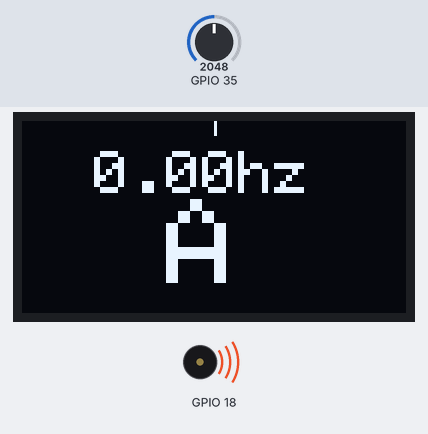
A sketch run on a simulated ESP32. Shown: 128×64 one-colour display, buzzer (waves = sounding). The test bench sets the inputs (shaded band); at power-on: GPIO 35 = 2048.

Above: at 1.3 s.

The sketch:

esp32_guitarTuner.ino
```cpp
#include <Adafruit_SSD1306.h>
#include <Adafruit_GFX.h>
#include <arduinoFFT.h>
#include <Wire.h>


unsigned int amostras = 1024;
volatile int indice_amostrar = 1024;
double amplitude_pico;
double freq_pico;
double dados_real[1024], dados_imag[1024];
double lastFrequency = 0;
int lastNoteIndex = 0;
int lastNoteDiff = 0;
const char *noteNames[] = {"A","A#","B","C","C#","D","D#","E","F","F#","G","G#"};
const double noteFrequencies[] = {
  55.00,  // A1
  58.27,  // A#1
  61.74,  // B1
  65.41,  // C2
  69.30,  // C#2
  73.42,  // D2
  77.78,  // D#2
  82.41,  // E2
  87.31,  // F2
  92.50,  // F#2
  98.00,  // G2
  103.83, // G#2
  110.00, // A2
  116.54, // A#2
  123.47, // B2
  130.81, // C3
  138.59, // C#3
  146.83, // D3
  155.56, // D#3
  164.81, // E3
  174.61, // F3
  185.00, // F#3
  196.00, // G3
  207.65, // G#3
  220.00, // A3
  233.08, // A#3
  246.94, // B3
  261.63, // C4
  277.18, // C#4
  293.66, // D4
  311.13, // D#4
  329.63, // E4
  349.23, // F4
  369.99, // F#4
  392.00, // G4
  415.30, // G#4
  440.00, // A4
  466.16, // A#4
  493.88, // B4
  523.25, // C5
  554.37, // C#5
  587.33, // D5
  622.25, // D#5
  659.26, // E5
  698.46, // F5
  739.99, // F#5
  783.99, // G5
  830.61, // G#5
  880.00, // A5
  932.33, // A#5
  987.77, // B5
  1046.50, // C6
  1108.73, // C#6
  1174.66, // D6
  1244.51, // D#6
  1318.51, // E6
  1396.91, // F6
  1479.98, // F#6
  1567.98, // G6
  1661.22, // G#6
  1760.00, // A6
};


Adafruit_SSD1306 display = Adafruit_SSD1306();
ArduinoFFT<double> FFT = ArduinoFFT<double>(dados_real,dados_imag,amostras,1024);


hw_timer_t * timer = NULL;
portMUX_TYPE timerMux = portMUX_INITIALIZER_UNLOCKED;
void IRAM_ATTR onTimer(){
  portENTER_CRITICAL_ISR(&timerMux);
  if(indice_amostrar < amostras){
    dados_real[indice_amostrar] = analogRead(35);
    dados_imag[indice_amostrar] = 0;
    indice_amostrar++;
  }
  portEXIT_CRITICAL_ISR(&timerMux); // sai da interrupção

}


const int getClosestNoteIndex(double frequency) {
  double minDiff = abs(frequency - noteFrequencies[0]);
  int closestIndex = 0;

  for (int i = 1; i < sizeof(noteFrequencies) / sizeof(noteFrequencies[0]); i++) {
    double diff = abs(frequency - noteFrequencies[i]);
    if (diff < minDiff) {
      minDiff = diff;
      closestIndex = i;
    }
  }

  return closestIndex;
}
const double getNoteDiff(double frequency, int closestIndex) {
  double noteGap;
  double frequencyGap;

  if(frequency<noteFrequencies[closestIndex]){
    noteGap = noteFrequencies[closestIndex]-noteFrequencies[closestIndex-1];
  }else{
    noteGap = noteFrequencies[closestIndex]-noteFrequencies[closestIndex+1];
  }

  frequencyGap = abs(frequency-noteFrequencies[closestIndex])/noteGap*-100;
  return (int)frequencyGap;
}
void displayResult(int noteDiff, double frequency, int noteIndex){
  display.setTextSize(2);
  display.setTextColor(WHITE);
  display.setCursor(0, 10);

  display.clearDisplay();
  display.drawLine(64,0,(64+(128*noteDiff/100)),0, WHITE);
  display.drawLine(64,1,(64+(128*noteDiff/100)),1, WHITE);
  display.drawLine(64,2,(64+(128*noteDiff/100)),2, WHITE);
  display.drawLine(64,3,(64+(128*noteDiff/100)),3, WHITE);
  display.drawLine(64,4,(64+(128*noteDiff/100)),4, WHITE);
  display.print("  ");
  display.print(frequency);
  display.println("hz");
  display.setTextSize(4);
  display.print("  ");
  display.print(noteNames[noteIndex % 12]);
  display.display();
}

void setup() {
  Wire.begin();
  display.begin(SSD1306_SWITCHCAPVCC, 0x3C);
  display.setTextColor(1);

  timer = timerBegin(20000000);
  timerAttachInterrupt(timer, &onTimer);
  timerAlarm(timer, 19531, true,0);
 // timerAlarmEnable(timer);
  tone(18, 110);


}

void loop() {

  amostra_calcula_FFT();
  double frequency = freq_pico * ((1024 / 2.0) / (1024 / 2.0));
    int noteIndex = getClosestNoteIndex(frequency);
   if(frequency==0 || noteIndex==60 || noteIndex==0 ){
    displayResult(lastNoteDiff, lastFrequency, lastNoteIndex);
  }else{
    int noteDiff = getNoteDiff(frequency, noteIndex);
    displayResult(noteDiff, frequency, noteIndex);
    lastNoteDiff = noteDiff;
    lastFrequency = frequency;
    lastNoteIndex = noteIndex;
  }

}
void amostra_calcula_FFT(){
  indice_amostrar = 0;
  amplitude_pico = 0;
  while(indice_amostrar < amostras);
  FFT.dcRemoval();//remove o offset
  FFT.compute(FFTDirection::Forward);
  FFT.complexToMagnitude();
  for(int i = 2; i < (amostras/2); i++){
    if(dados_real[i] > amplitude_pico){
      freq_pico = i;
      amplitude_pico = dados_real[i];
    }

  }
}
```
